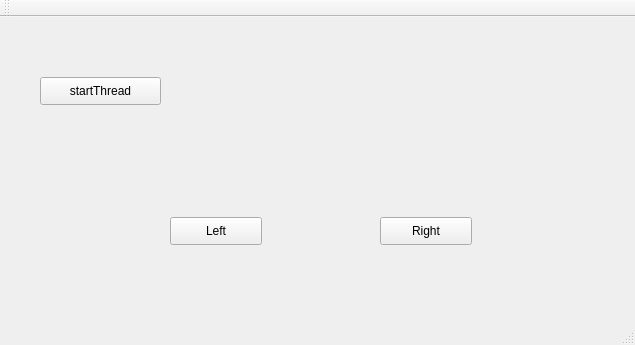
<?xml version="1.0" encoding="UTF-8"?>
<ui version="4.0">
 <class>CtrlUnityCubeInThreadClass</class>
 <widget class="QMainWindow" name="CtrlUnityCubeInThreadClass">
  <property name="geometry">
   <rect>
    <x>0</x>
    <y>0</y>
    <width>635</width>
    <height>345</height>
   </rect>
  </property>
  <property name="windowTitle">
   <string>CtrlUnityCubeInThread</string>
  </property>
  <widget class="QWidget" name="centralWidget">
   <widget class="QPushButton" name="leftBtn">
    <property name="geometry">
     <rect>
      <x>170</x>
      <y>200</y>
      <width>92</width>
      <height>28</height>
     </rect>
    </property>
    <property name="text">
     <string>Left</string>
    </property>
   </widget>
   <widget class="QPushButton" name="rightBtn">
    <property name="geometry">
     <rect>
      <x>380</x>
      <y>200</y>
      <width>92</width>
      <height>28</height>
     </rect>
    </property>
    <property name="text">
     <string>Right</string>
    </property>
   </widget>
   <widget class="QPushButton" name="startThreadBtn">
    <property name="geometry">
     <rect>
      <x>40</x>
      <y>60</y>
      <width>121</width>
      <height>28</height>
     </rect>
    </property>
    <property name="text">
     <string>startThread</string>
    </property>
   </widget>
  </widget>
  <widget class="QMenuBar" name="menuBar">
   <property name="geometry">
    <rect>
     <x>0</x>
     <y>0</y>
     <width>635</width>
     <height>26</height>
    </rect>
   </property>
  </widget>
  <widget class="QToolBar" name="mainToolBar">
   <attribute name="toolBarArea">
    <enum>TopToolBarArea</enum>
   </attribute>
   <attribute name="toolBarBreak">
    <bool>false</bool>
   </attribute>
  </widget>
  <widget class="QStatusBar" name="statusBar"/>
 </widget>
 <layoutdefault spacing="6" margin="11"/>
 <resources>
  <include location="ctrlunitycubeinthread.qrc"/>
 </resources>
 <connections/>
</ui>
